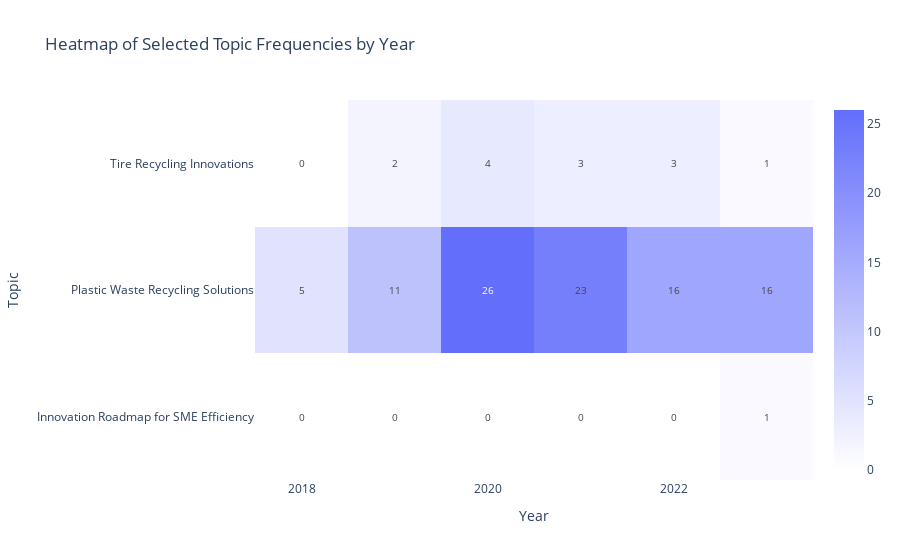

Here is the notebook cell this chart was saved with:
### Code cell
# Filter data
filtered_data = df_projects[(df_projects['start_date'].dt.year >= START_YEAR) &
                            (df_projects['start_date'].dt.year <= END_YEAR) &
                            (df_projects['Topic'].isin(TOPICS))]

df_cleaned_projects = filtered_data[filtered_data['CustomName'] != 'Outlier Topic']
df_cleaned_projects = df_cleaned_projects[df_cleaned_projects['Topic'].isin(SELECTED_TOPIC_IDS)]

# Parse start_date to extract year
df_cleaned_projects['year'] = pd.to_datetime(df_cleaned_projects['start_date']).dt.year

# Find the top 25 topics by frequency
top_25_topics = df_cleaned_projects['CustomName'].value_counts().head(25).index.tolist()

# Filter DataFrame to only include top 25 topics
df_top_topics = df_cleaned_projects[df_cleaned_projects['CustomName'].isin(top_25_topics)]

# Create a pivot table to count the frequency of topics per year
heatmap_data = pd.pivot_table(df_top_topics, values='Topic', index='CustomName', columns='year', aggfunc='count', fill_value=0)

# Create a custom colorscale
colorscale = [[0, 'rgb(255,255,255)'], [1, 'rgba(99,110,251,255)']]

# Create heatmap
fig = go.Figure(data=go.Heatmap(
                   z=heatmap_data.values,
                   x=heatmap_data.columns,
                   y=heatmap_data.index,
                   colorscale=colorscale,
                   zmin=0, zmax=heatmap_data.values.max(),
                   text=heatmap_data.values,
                   texttemplate='%{text}',
                   textfont={"size":10}
               ))

fig.update_layout(
    title='Heatmap of Selected Topic Frequencies by Year',
    xaxis_nticks=len(heatmap_data.columns),
    yaxis_nticks=len(heatmap_data.index),
    xaxis_title="Year",
    yaxis_title="Topic"
)

fig.show()

### Figure 1 — Plotly figure (JSON) as saved in the notebook; plotly's stock layout.template omitted (floating-point values rounded to 4 significant figures)
{"data": [{"colorscale": [[0, "rgb(255,255,255)"], [1, "rgba(99,110,251,255)"]], "text": [[0, 0, 0, 0, 0, 1], [5, 11, 26, 23, 16, 16], [0, 2, 4, 3, 3, 1]], "textfont": {"size": 10}, "texttemplate": "%{text}", "type": "heatmap", "x": [2018, 2019, 2020, 2021, 2022, 2023], "y": ["Innovation Roadmap for SME Efficiency", "Plastic Waste Recycling Solutions", "Tire Recycling Innovations"], "z": [[0, 0, 0, 0, 0, 1], [5, 11, 26, 23, 16, 16], [0, 2, 4, 3, 3, 1]], "zmax": 26, "zmin": 0}], "layout": {"title": {"text": "Heatmap of Selected Topic Frequencies by Year"}, "xaxis": {"nticks": 6, "title": {"text": "Year"}}, "yaxis": {"nticks": 3, "title": {"text": "Topic"}}}}
